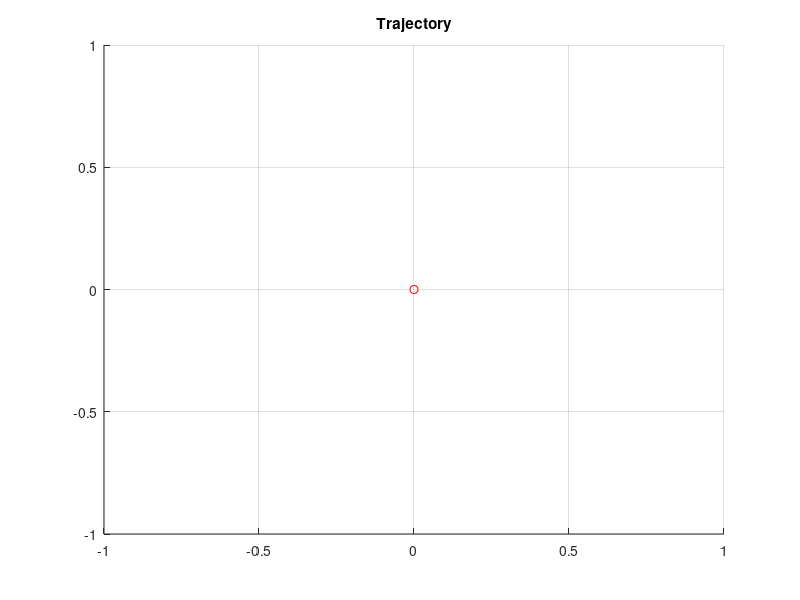

This chart was generated by the following MATLAB code: (Note: this script raises an error after producing the figure.)
%% MAIN
close all
clear all
clc

addpath('mpc_functions','-end')
addpath('curvilinear_functions','-end')
addpath('utils','-end')
addpath('plant','-end')


%% =================================================================
%  ============================ Plant ============================
%  =================================================================

% UGV = [vx, vy, wz, X, Y, psi];
x0 = [2; 0; 0; 0; 0; 0];
T = 0.01;

figure(1); hold on; grid on;
title('Trajectory');
plot(x0(4), x0(5), 'or');
arrow(x0(4), x0(5), x0(6), 'r');

% vehicle data
sys_model.lf = 0.75;
sys_model.lr = 0.75;
sys_model.L = sys_model.lf+sys_model.lr;
sys_model.W = 0.8;
sys_model.m = 800;
sys_model.Iz = sys_model.m*(sys_model.L^2 + sys_model.W^2)/12;
sys_model.Cf = 10000;
sys_model.Cr = 10000;



%% =================================================================
%  ============================ Track ==============================
%  =================================================================

track_n = 2;
W_track = 2;
[PointAndTangent, x0_track] = track_fun(track_n, W_track);




%% ==================================================================
%  ======================= MPC initialization =======================
%  ==================================================================

T_ctrl = 0.1;

% initial condition
X = x0;
[s0, ey0, epsi0] = global2local_fun(x0(4:6), x0_track, PointAndTangent, W_track);
X_MPC = [x0(1); x0(2); x0(3); s0; ey0; epsi0];
u0 = [0; 0];

% target
target = [PointAndTangent(end,1); PointAndTangent(end,2); PointAndTangent(end,3)];
[s_target, ey_target, epsi_target] = global2local_fun(target, x0(4:6), PointAndTangent, W_track);
ref = [0; 0; 0; s_target-s0; ey_target; epsi_target];


% state constraints [vx, vy, wz, s, ey, epsi]
x_min = [0; -0.3; -26*pi/180; 0; -W_track; -10*pi/180];
x_max = [3; +0.3; +26*pi/180; +s_target+0.5; +W_track; +10*pi/180];


% input constraints [delta_f, a]
u_min = [-20*pi/180; -0.5];
u_max = [+20*pi/180; +0.2];


% input rate constraints [ddelta_f, da]
du_min = [-10e5; -10e5];
du_max = [+10e5; +10e5];

% Prediction model
prediction_model = bicycle_pred_model(X_MPC, u0, T_ctrl, PointAndTangent);

% constraints polytope
A_x = [-1*eye(length(x_min))
       1*eye(length(x_max))];
b_x = [-x_min;
       x_max];
X_c = Polyhedron(A_x, b_x);

A_u = [-1*eye(length(u_min))
       1*eye(length(u_max))];
b_u = [-u_min; 
       u_max];
U_c = Polyhedron(A_u, b_u);

A_du = [-1*eye(length(du_min))
       1*eye(length(du_max))];
b_du = [-du_min; 
       du_max];
dU_c = Polyhedron(A_du, b_du);




%% ==================================================================
%  ============================== MPC ===============================
%  ==================================================================

% MPC tuning
Np = 15;
Nc = Np;
Q = diag([1 10 10 1 10 10]);
R = diag([100 1]);
S = diag([0 0]);


k = 1;
flag = 0;
t_sim = 15;


while (flag == 0)
    
    clc
    t = T_ctrl*k;

    %% Print info
    fprintf('Sample: k = %d, time: t = %.2f\n', [k, t]);
    fprintf('Np = %d, Nc = %d \n', [Np, Nc]);
    fprintf('Velocity =         [vx = %.2fm/s,  vy = %.2fm/s,   wz =   %.1f°/s] \n', [X_MPC(1,k), X_MPC(2,k), X_MPC(3,k)*180/pi]);
    fprintf('Curvilinear pose = [s =  %.2fm,    ey = %.2fm,     epsi = %.1f°] \n',   [X_MPC(4,k), X_MPC(5,k), X_MPC(6,k)*180/pi]);
%     fprintf('Global pose =      [x =  %.2fm,    y =  %.2fm,     psi =  %.1f°] \n',   [X(4,k), X(5,k), X(6,k)*180/pi]);

    
    %% Optimization
%     U_MPC(:,k) = [20*pi/180; 0.2];
    U_MPC(:,k) = adaptive_mpc(X_MPC(:,k), ref, Np, Q, R, prediction_model, X_c, U_c);
    fprintf('Input =            [delta_f = %.1f°,  a = %.2fm/s^2]\n', [U_MPC(1,k)*180/pi, U_MPC(2,k)]);
    
    if isnan(U_MPC(:,k))
        fprintf('Problem infeasible at k = %d \n', k);
        U_MPC(:,k) = [];
%         t_fin = t + T_ctrl;
        t_fin = T_ctrl*(k-1);
        break;
    end



    %% Plant discrete
    x = X(:,k);
    u = U_MPC(:,k);
    for i=1:T_ctrl/T
        [x_plus, alpha] = bicycle_plant_discrete(x, u, sys_model, T);
        x = x_plus;
%         figure(1); grid on; hold on;
%         p1(i) = plot(x(4), x(5), '.k');
    end
    
    X(:,k+1) = x;
    alpha_f(k) = alpha;

    
    %% Update sample
    k = k+1;
    u_old = U_MPC(:,k-1);
    
    figure(1); hold on; grid on; axis equal;
    p2 = plot(X(4,k), X(5,k), 'or', 'LineWidth', 0.5);
    arrow(X(4,k), X(5,k), X(6,k), 'b');
    
%     delete(p1)
    
    
    %% Conversion from global to curvilinear coordinates
    [s, ey, epsi, CompletedFlag] = global2local_fun(X(4:6,k), x0_track, PointAndTangent, W_track);
    X_MPC(:,k) = [X(1,k); X(2,k); X(3,k); s; ey; epsi];
    
    if CompletedFlag == 0
        flag = 1;
        t_fin = T_ctrl*(k);
        break;
    end
    
    
    %% Prediction
    prediction_model = bicycle_pred_model(X_MPC(:,k), U_MPC(:,k-1), T_ctrl, PointAndTangent);
    
    
    %% Exit condition
    if (abs(X_MPC(4,k) - s_target) <= 10e-2)
        fprintf('Terget reached \n');
        flag = 1;
        t_fin = T_ctrl*(k-1);
    elseif (t == t_sim)
        fprintf('Simulation time reached \n');
        flag = 1;
        t_fin = T_ctrl*(k-1);
    end
        
end



%% ==================================================================
%  =========================== Plot =================================
%  ==================================================================

t_vec = linspace(0, t_fin, (t_fin+T_ctrl)/T_ctrl);


% UGV position
figure(2); hold on; grid on;
title('Position');
m = 3; n = 1;

subplot(m, n, 1); hold on; grid on; 
title('x');
plot(t_vec, X(4,1:end), 'k', 'DisplayName', 'x');

subplot(m, n, 2); hold on; grid on; 
title('y');
plot(t_vec, X(5,1:end), 'k', 'DisplayName', 'y');

subplot(m, n, 3); hold on; grid on; 
title('psi');
plot(t_vec, X(6,1:end), 'k', 'DisplayName', 'psi');


% UGV curvilinear
figure(3); 
title('Curvilinear states');
m = 3; n = 1;

subplot(m, n, 1); hold on; grid on;
title('s');
ylim([x_min(4)-0.5 x_max(4)+0.5]);
plot(t_vec, X_MPC(4,1:end), 'k', 'DisplayName', 's');
yline(x_min(4), 'r--'); yline(x_max(4), 'r--');

subplot(m, n, 2); hold on; grid on;
title('e_y');
ylim([x_min(5)+x_min(5)*10/100 x_max(5)+x_max(5)*10/100]);
plot(t_vec, X_MPC(5,1:end), 'k', 'DisplayName', 'e_y');
yline(x_min(5), 'r--'); yline(x_max(5), 'r--');

subplot(m, n, 3); hold on; grid on;
title('e_{psi}');
ylim([x_min(6)*180/pi+x_min(6)*180/pi*10/100 x_max(6)*180/pi+x_max(6)*180/pi*10/100]);
plot(t_vec, X_MPC(6,1:end)*180/pi, 'k', 'DisplayName', 'e_{psi}');
yline(x_min(6)*180/pi, 'r--'); yline(x_max(6)*180/pi, 'r--');


% UGV velocity
figure(4); hold on; grid on;
title('Velocity');
m = 3; n = 1;

subplot(m, n, 1); hold on; grid on;
title('v_x');
ylim([x_min(1)+x_min(1)*10/100 x_max(1)+x_max(1)*10/100]);
plot(t_vec, X_MPC(1,1:end), 'k', 'DisplayName', 'v_x');
yline(x_min(1), 'r--'); yline(x_max(1), 'r--');

subplot(m, n, 2); hold on; grid on;
title('v_y');
ylim([x_min(2)+x_min(2)*10/100 x_max(2)+x_max(2)*10/100]);
plot(t_vec, X_MPC(2,1:end), 'k', 'DisplayName', 'v_y');
yline(x_min(2), 'r--'); yline(x_max(2), 'r--');

subplot(m, n, 3); hold on; grid on;
title('w_z');
ylim([x_min(3)*180/pi+x_min(3)*180/pi*10/100 x_max(3)*180/pi+x_max(3)*180/pi*10/100]);
plot(t_vec, X_MPC(3,1:end)*180/pi, 'k', 'DisplayName', 'w_z');
yline(x_min(3)*180/pi, 'r--'); yline(x_max(3)*180/pi, 'r--');


% UGV input
figure(5); hold on; grid on;
title('Input');
m = 2; n = 1;
subplot(m, n, 1); hold on; grid on;
title('delta_f');
ylim([u_min(1)*180/pi+u_min(1)*180/pi*10/100 u_max(1)*180/pi+u_max(1)*180/pi*10/100]);
plot(t_vec(1:end-1), U_MPC(1,1:end)*180/pi, 'k', 'DisplayName', 'delta_f');
plot(t_vec(1:end-1), alpha_f(1:end)*180/pi, 'b', 'DisplayName', 'alpha_f');
yline(u_min(1)*180/pi, 'r--'); yline(u_max(1)*180/pi, 'r--');

subplot(m, n, 2); hold on; grid on;
title('a');
ylim([u_min(2)+u_min(2)*10/100 u_max(2)+u_max(2)*10/100]);
plot(t_vec(1:end-1), U_MPC(2,1:end), 'k', 'DisplayName', 'a');
yline(u_min(2), 'r--'); yline(u_max(2), 'r--');




%% Save plots
prompt = 'Do you want to save the plots? y/n [n]: ';
str = input(prompt,'s');
if str == 'y'
    % mpc params
    mpc.Np = Np;
    mpc.Nc = Nc;
    mpc.Q = Q;
    mpc.R = R;
    save data/mpc_data.mat mpc sys_model
    
    % trajectory plot
    filename = sprintf('data/trajectory.png');
    exportgraphics(figure(1), filename);
    
    % trajectory plot
    filename = sprintf('data/velocities.png');
    exportgraphics(figure(3), filename);
    
    % trajectory plot
    filename = sprintf('data/curvliniear_coordinates.png');
    exportgraphics(figure(4), filename);
    
    % trajectory plot
    filename = sprintf('data/input.png');
    exportgraphics(figure(5), filename);
    
end

close all
